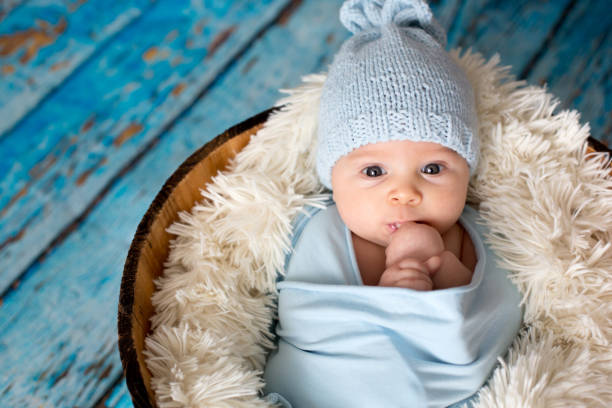
#> input picture baby_2.jpg, 612 x 408 px
$ python main.py
#> lines starting #> are read from the running program, lines starting #| are printed output that depends on the picture
import cv2
import matplotlib.pyplot as plt
image = cv2.imread("baby_2.jpg")
#> image is the input picture: shape (408, 612, 3); mean B, G, R 153.8, 151.2, 134
image=cv2.cvtColor(image,cv2.COLOR_BGR2RGB)
cv2.rectangle(image, (334, 20), (500, 240), (0, 255, 255), 3)
cv2.circle(image, (100, 100), 15, (0, 255, 255), 3)
cv2.line(image, (20, 20), (170, 170), (0, 255, 255), 3)
cv2.putText(image,"Baby",(334,20),cv2.FONT_HERSHEY_SIMPLEX,0.5,(255,0,0),2)
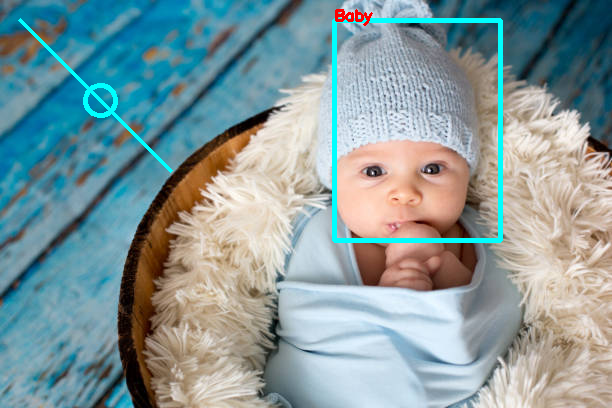
#> image: shape (408, 612, 3); mean R, G, B 131.6, 153.1, 155.7
plt.imshow(image)
plt.show()
